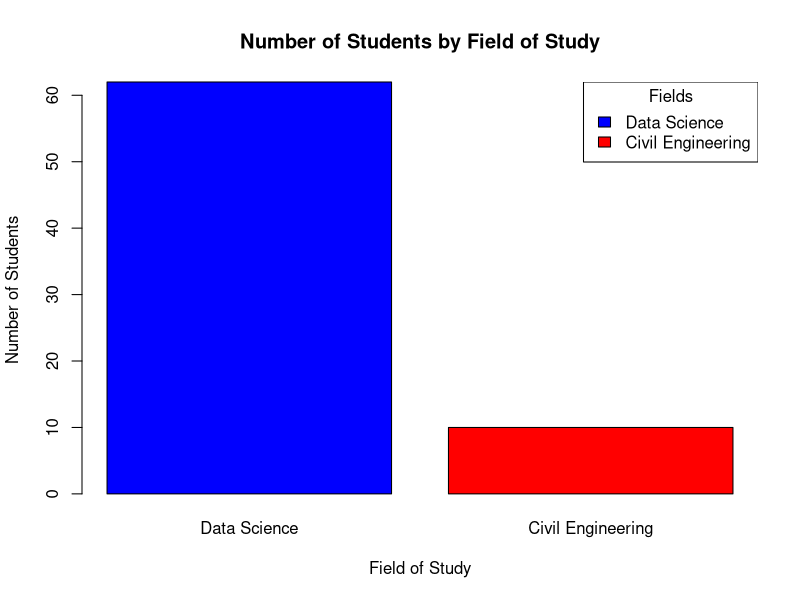

This figure's R source:
# Data
data_science_students <- 62
civil_engineering_students <- 10

# Create a data frame
df <- data.frame(
  Field = c("Data Science", "Civil Engineering"),
  Quantity = c(data_science_students, civil_engineering_students)
)

# Bar graph
barplot(df$Quantity,
  names.arg = df$Field, col = c("blue", "#ff0000"),
  main = "Number of Students by Field of Study",
  xlab = "Field of Study", ylab = "Number of Students"
)

# Color legend
legend("topright",
  legend = c("Data Science", "Civil Engineering"),
  fill = c("blue", "#ff0000"), title = "Fields"
)

